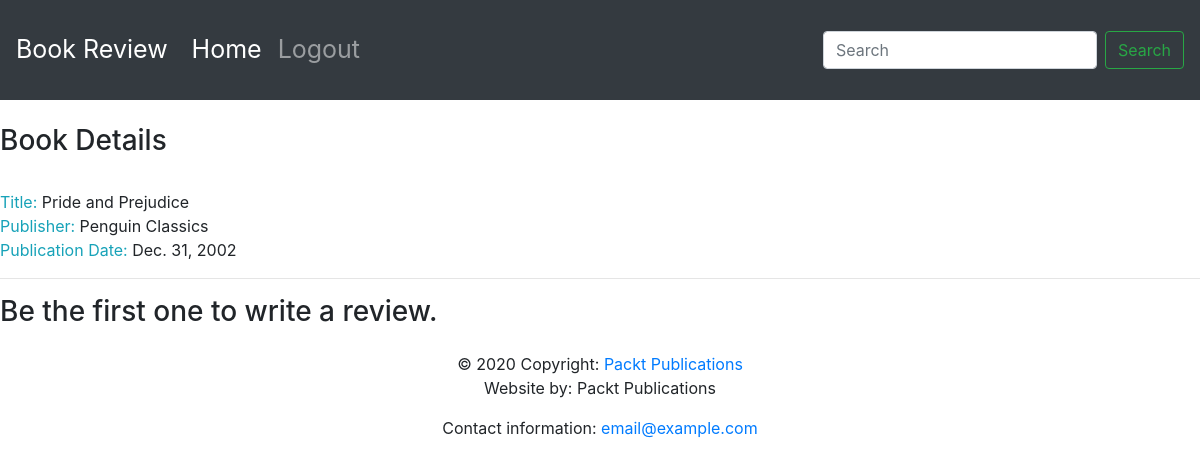
Page /books/14/ on the committed database.
### reviews/models.py (models this page shows)
class Book(models.Model):
    title = models.CharField(
        max_length=70,
        help_text="The title of the book."
    )
    publication_date = models.DateField(
        verbose_name="Date the book was published."
    )
    isbn = models.CharField(
        max_length=20,
        verbose_name="ISBN number of the book."
    )
    publisher = models.ForeignKey(
        Publisher,
        on_delete=models.CASCADE
    )
    contributors = models.ManyToManyField(
        'Contributor',
        through="BookContributor"
    )
    def __str__(self):
        return self.title

class Publisher(models.Model):
    name = models.CharField(
        max_length = 50,
        help_text="The name of the Publisher."
    )
    website = models.URLField(
        help_text="The Publisher's website."
    )
    email = models.EmailField(
        help_text="The Publisher's email address."
    )
    def __str__(self):
        return self.name

### reviews/views.py (the view)
# urls.py: path('books/<int:pk>/', views.book_detail, name='book_detail')
def book_detail(request, pk):
    book = get_object_or_404(Book, pk=pk)
    reviews = book.review_set.all()
    if reviews:
        book_rating = average_rating(
            [review.rating for review in reviews]
        )
        context = {
            'book': book,
            'book_rating': book_rating,
            'reviews': reviews
        }
    else:
        context = {
            'book': book,
            'book_rating': None,
            'reviews': None
        }
    return render(request, "reviews/book_detail.html", context)

### reviews/templates/reviews/book_detail.html (shortened to what this page needs)
{% extends 'base.html' %}
{% block content %}
  <br>
  <h3>Book Details</h3>
  <br>
  <span class="text-info">Title: </span><span>{{ book.title }}</span>
  <br>
  <span class="text-info">Publisher: </span><span>{{ book.publisher }}</span>
  <br>
  <span class="text-info">Publication Date: </span><span>{{ book.publication_date }}</span>
  <br>
  {% if not reviews %}
    <hr>
    <h3>Be the first one to write a review.</h3>
  {% endif %}
{% endblock %}

### rows in the picture
Book: title "Pride and Prejudice", publisher "Penguin Classics", publication_date "Dec. 31, 2002"
